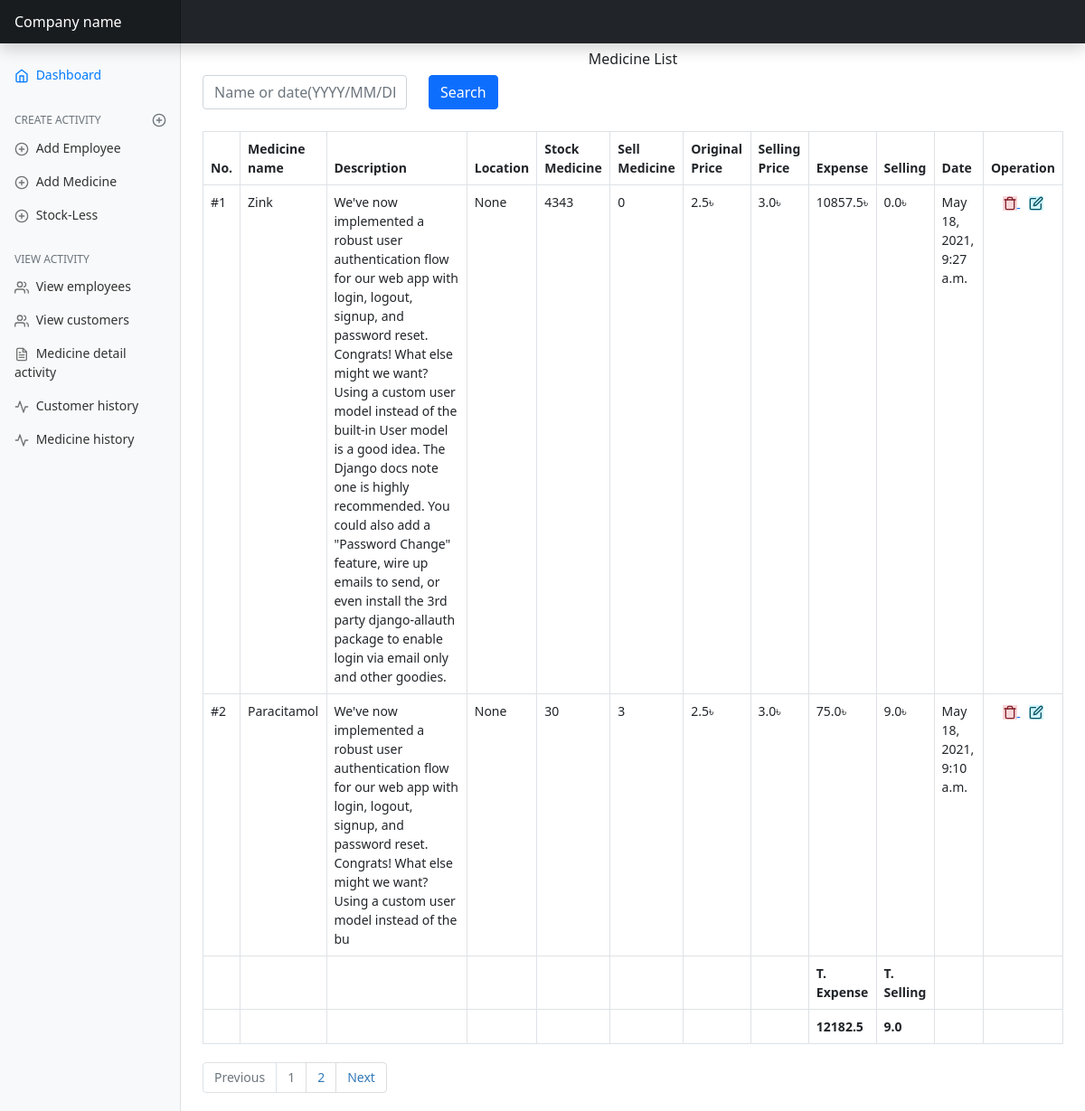
Before: /medicine-list/ with the older database file.
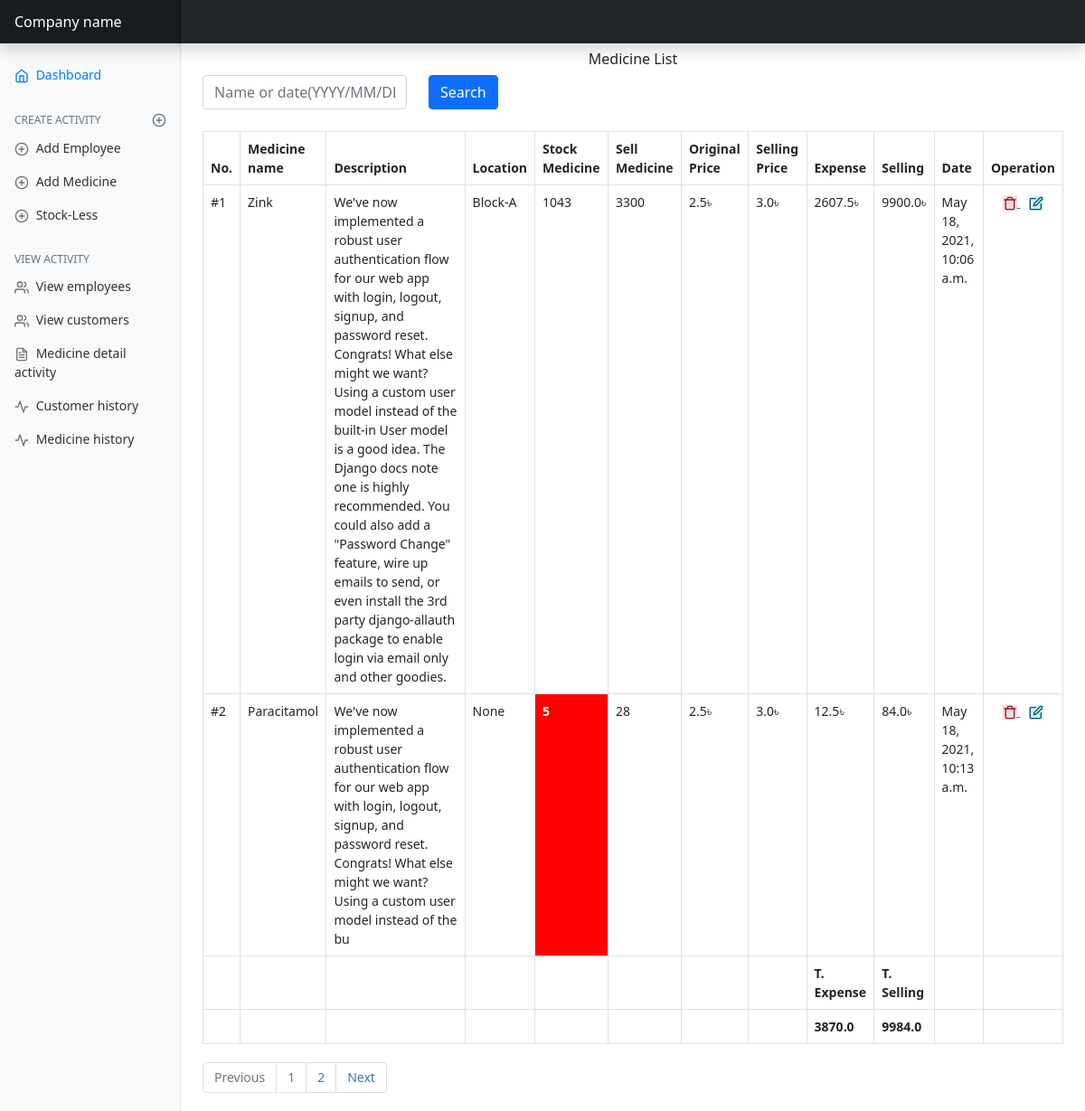
After: the same page with the newer database file.
### mainApp/models/medicine.py (models this page shows, shortened)
class Medicine(TimeStamp):
    medicine_name = models.CharField(max_length=255, unique=True, null=True, blank=True)
    company_name = models.CharField(max_length=255, null=True, blank=True)
    description = models.TextField(blank=True, null=True, default='')
    location = models.CharField(max_length=50, null=True, blank=True)
    number_of_medicine = models.IntegerField(default=0, null=True, blank=True)
    original_price = models.FloatField(blank=True, null=True)
    selling_price = models.FloatField(blank=True, null=True)
    sold_number_of_medicine = models.IntegerField(default=0, blank=True, null=True)
    sold_at_a_time = models.IntegerField(default=0, blank=True, null=True)
    class Meta:
        ordering = ('-created_at',)
    def sold_medicine_value(self):
        return self.sold_number_of_medicine * self.selling_price
    def expense(self):
        return self.original_price * self.number_of_medicine

### mainApp/views/medicine_view.py (the view)
# urls.py: path('medicine-list/', medicine_view.SalesManagementList.as_view(), name='medicine-list'),
class SalesManagementList(View):
    def get(self, request):
        sales = Medicine.objects.all()
        search = request.GET.get('q')
        if search:
            sales = Medicine.objects.filter(
                Q(medicine_name__icontains=search) | Q(created_at__iexact=search)
            ).distinct()
        total_selling = get_selling_sum(sales)
        total_expense = get_expense_sum(sales)
        page = request.GET.get('page', 1)
        paginator = Paginator(sales, per_page=2)
        try:
            all_sales = paginator.page(page)
        except PageNotAnInteger as e:
            all_sales = paginator.page(1)
        except EmptyPage:
            all_sales = Paginator.page(paginator.num_pages)
        print(">>>>>>>>>>>>>>>>>>", all_sales)
        return render(request, 'medicine/sales_list.html', {
            'medicines': all_sales,
            'total_selling': total_selling,
            'total_expense': total_expense,
        })

### mainApp/views/medicine_view.py (called while the page is built)
def get_selling_sum(sales):
    sum = 0
    for sale in sales:
        sum += sale.sold_medicine_value()
    return sum

def get_expense_sum(sales):
    sum = 0
    for sale in sales:
        sum += sale.expense()
    return sum

### mainApp/templates/medicine/sales_list.html (shortened to what the changed rows need)
{% extends 'base.html' %}
{% block content %}
    <table id="example" class="table table-bordered" style="width:100%">
        <thead>
        <tr>
            <th>No.</th>
            <th>Medicine name</th>
            <th>Description</th>
            <th>Location</th>
            <th>Stock Medicine</th>
            <th>Sell Medicine</th>
            <th>Original Price</th>
            <th>Selling Price</th>
            <th>Expense</th>
            <th>Selling</th>
            <th>Date</th>
            <th>Operation</th>
        </tr>
        </thead>
        <tbody id="tbody">
        {% for medicine in medicines %}
            <tr>
                <td>#{{ forloop.counter }}</td>
                <td>{{ medicine.medicine_name }}</td>
                <td>{{ medicine.description }}</td>
                <td>{{ medicine.location }}</td>
                {% if medicine.number_of_medicine < 20 %}
                    <td style="background-color: red;color: white;font-weight: 600">{{ medicine.number_of_medicine }}</td>
                {% else %}
                    <td>{{ medicine.number_of_medicine }}</td>
                {% endif %}
                <td>{{ medicine.sold_number_of_medicine }}</td>
                <td>{{ medicine.original_price }}৳</td>
                <td>{{ medicine.selling_price }}৳</td>
                <td>{{ medicine.expense }}&#2547;</td>
                <td>{{ medicine.sold_medicine_value }}৳</td>
                <td>{{ medicine.updated_at }}</td>
                <td style="text-align: center">
                    <a href="{% url 'delete-medicine' medicine.id %}">
                        <span class="alert-danger" data-feather="trash"></span>
                    </a>
                    <a style="margin-left: 10px" href="{% url 'update-medicine' medicine.id %}"
                    >
                            <span id="modal-form" class="alert-info"
                                  data-feather="edit"></span>
                    </a>
                </td>
            </tr>
        {% endfor %}
        </tbody>
        <tfoot>
        <tr>
            <th></th>
            <th></th>
            <th></th>
            <th></th>
            <th></th>
            <th></th>
            <th></th>
            <th></th>
            <th>T. Expense</th>
            <th>T. Selling</th>
            <th></th>
            <th></th>
        </tr>
        <tr>
            <th></th>
            <th></th>
            <th></th>
            <th></th>
            <th></th>
            <th></th>
            <th></th>
            <th></th>
            <th>{{ total_expense }}</th>
            <th>{{ total_selling }}</th>
            <th></th>
            <th></th>
        </tr>
        </tfoot>
    </table>
{% endblock content %}

Changed rows visible on the page:
changed Medicine "Zink": location "None" → "Block-A"; number_of_medicine "4343" → "1043"; sold_number_of_medicine "0" → "3300"; expense "10857.5" → "2607.5"; sold_medicine_value "0.0" → "9900.0"; updated_at "May 18, 2021, 9:27 a.m." → "May 18, 2021, 10:06 a.m."
changed Medicine "Paracitamol": sold_number_of_medicine "3" → "28"; expense "75.0" → "12.5"; sold_medicine_value "9.0" → "84.0"; updated_at "May 18, 2021, 9:10 a.m." → "May 18, 2021, 10:13 a.m."; number_of_medicine "30" → "5"
Other visible differences:
{{ total_expense }}: "12182.5" → "3870.0"
{{ total_selling }}: "9.0" → "9984.0"
